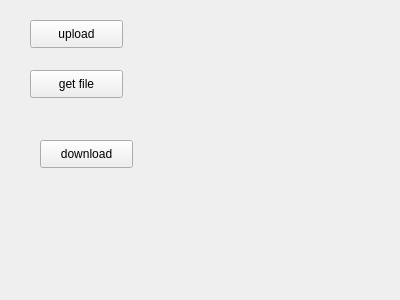
<?xml version="1.0" encoding="UTF-8"?>
<ui version="4.0">
 <class>ClientB</class>
 <widget class="QWidget" name="ClientB">
  <property name="geometry">
   <rect>
    <x>0</x>
    <y>0</y>
    <width>400</width>
    <height>300</height>
   </rect>
  </property>
  <property name="windowTitle">
   <string>Form</string>
  </property>
  <widget class="QPushButton" name="Btn_getfile">
   <property name="geometry">
    <rect>
     <x>30</x>
     <y>70</y>
     <width>93</width>
     <height>28</height>
    </rect>
   </property>
   <property name="text">
    <string>get file</string>
   </property>
  </widget>
  <widget class="QPushButton" name="Btn_upload">
   <property name="geometry">
    <rect>
     <x>30</x>
     <y>20</y>
     <width>93</width>
     <height>28</height>
    </rect>
   </property>
   <property name="text">
    <string>upload</string>
   </property>
  </widget>
  <widget class="QPushButton" name="Btn_download">
   <property name="geometry">
    <rect>
     <x>40</x>
     <y>140</y>
     <width>93</width>
     <height>28</height>
    </rect>
   </property>
   <property name="text">
    <string>download</string>
   </property>
  </widget>
 </widget>
 <resources/>
 <connections/>
</ui>
